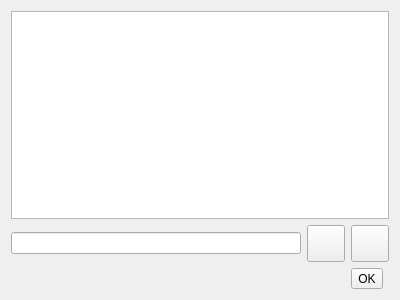
<?xml version="1.0" encoding="UTF-8"?>
<ui version="4.0">
 <class>AINGTALiveModeParameterSave</class>
 <widget class="QWidget" name="AINGTALiveModeParameterSave">
  <property name="geometry">
   <rect>
    <x>0</x>
    <y>0</y>
    <width>400</width>
    <height>300</height>
   </rect>
  </property>
  <property name="windowTitle">
   <string/>
  </property>
  <layout class="QGridLayout" name="gridLayout">
   <item row="0" column="0" colspan="3">
    <widget class="QListWidget" name="filesLW"/>
   </item>
   <item row="1" column="0">
    <widget class="QLineEdit" name="fileNameLE"/>
   </item>
   <item row="1" column="1">
    <widget class="QToolButton" name="clearTB">
     <property name="toolTip">
      <string>Clear</string>
     </property>
     <property name="text">
      <string/>
     </property>
     <property name="icon">
      <iconset resource="../resource.qrc">
       <normaloff>:/live/forms/img/Backspace.png</normaloff>:/live/forms/img/Backspace.png</iconset>
     </property>
     <property name="iconSize">
      <size>
       <width>30</width>
       <height>30</height>
      </size>
     </property>
    </widget>
   </item>
   <item row="1" column="2">
    <widget class="QToolButton" name="saveTB">
     <property name="toolTip">
      <string>Save</string>
     </property>
     <property name="text">
      <string/>
     </property>
     <property name="icon">
      <iconset resource="../resource.qrc">
       <normaloff>:/live/forms/img/Save_FlatIcon.png</normaloff>:/live/forms/img/Save_FlatIcon.png</iconset>
     </property>
     <property name="iconSize">
      <size>
       <width>30</width>
       <height>30</height>
      </size>
     </property>
    </widget>
   </item>
   <item row="2" column="2">
    <widget class="QToolButton" name="oKTB">
     <property name="text">
      <string>OK</string>
     </property>
     <property name="icon">
      <iconset resource="../resource.qrc">
       <normaloff>:/live/forms/img/OK_FlatIcon.png</normaloff>:/live/forms/img/OK_FlatIcon.png</iconset>
     </property>
     <property name="iconSize">
      <size>
       <width>30</width>
       <height>30</height>
      </size>
     </property>
    </widget>
   </item>
  </layout>
 </widget>
 <resources>
  <include location="../resource.qrc"/>
 </resources>
 <connections/>
</ui>
